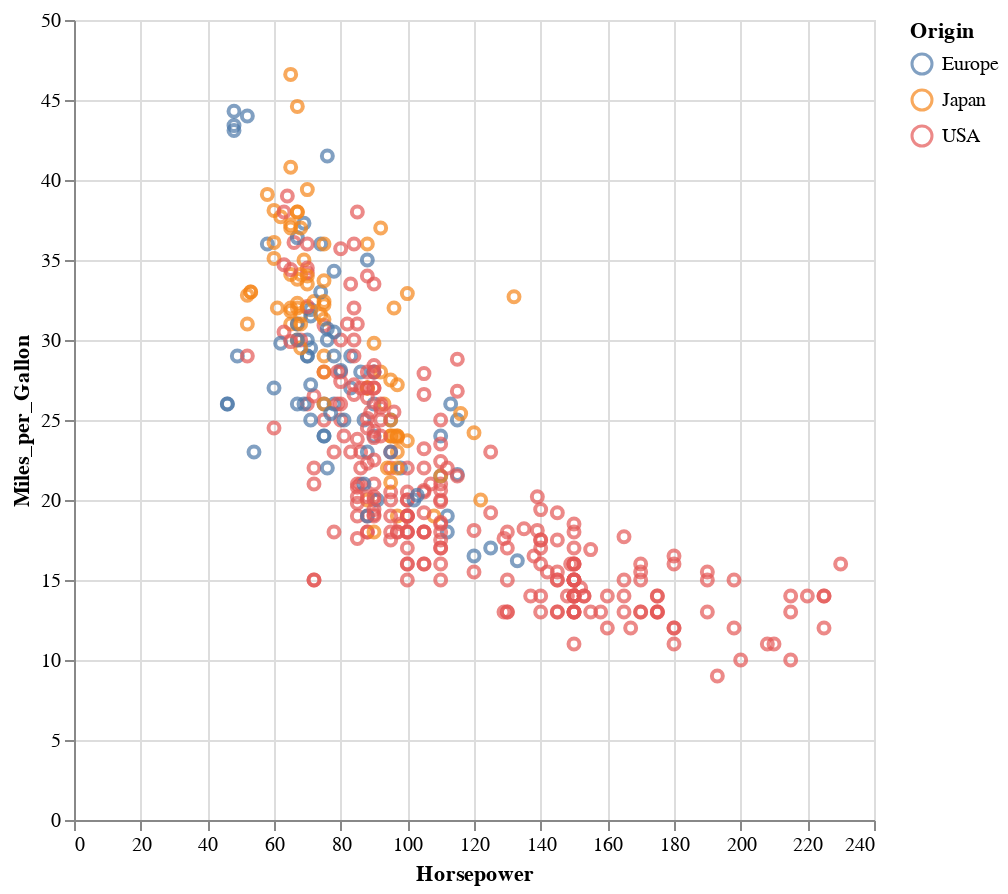

The notebook cell saved with this chart:
### Markdown cell above
# Displaying vega-lite with Julia

We use the [VegaLite.jl](https://github.com/queryverse/VegaLite.jl) package to create the figure, and the [VegaDatasets.jl](https://github.com/queryverse/VegaDatasets.jl) package to load the example data used for this plot.

### Code cell
using VegaLite, VegaDatasets

dataset("cars") |>
@vlplot(
    :point,
    x=:Horsepower,
    y=:Miles_per_Gallon,
    color=:Origin,
    width=400,
    height=400)

### Figure 1 — Vega-Lite specification as saved in the notebook (floating-point values rounded to 4 significant figures; data arrays with more than 128 entries replaced by an {"elided": "..."} marker saying what was removed)
{"height": 400, "encoding": {"x": {"field": "Horsepower", "type": "quantitative"}, "color": {"field": "Origin", "type": "nominal"}, "y": {"field": "Miles_per_Gallon", "type": "quantitative"}}, "data": {"values": {"elided": "406 records"}}, "width": 400, "mark": "point"}
